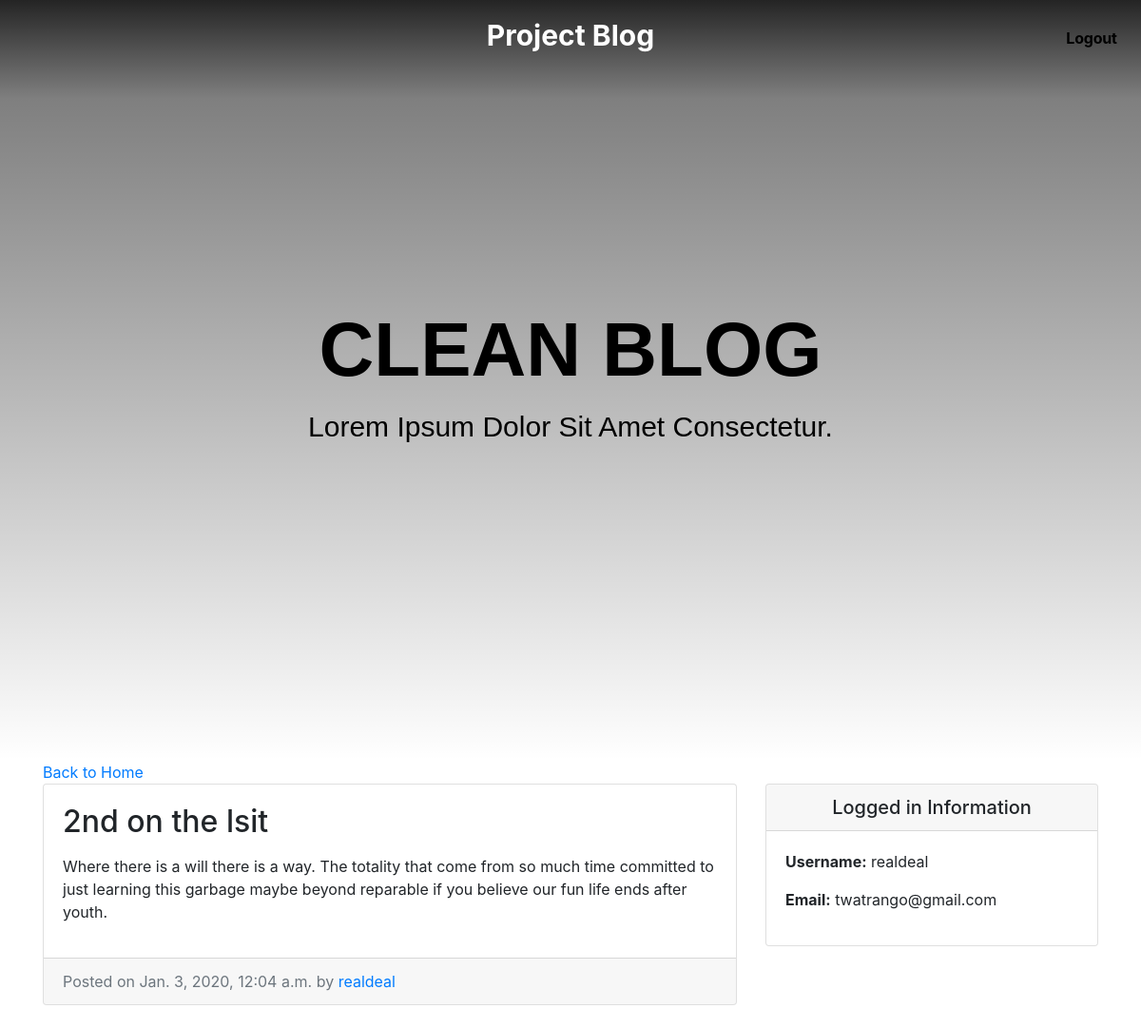
The page /entry/2/ (signed in) on the database its author committed.
### entries/models.py (models this page shows, shortened)
class Entry(models.Model):
	entry_title = models.CharField(max_length=50)
	entry_text = models.TextField()
	entry_date = models.DateTimeField(auto_now_add=True)
	entry_author = models.ForeignKey(User, on_delete=models.CASCADE)
	class Meta:
		verbose_name_plural = "entries"

### entries/views.py (the view)
# urls.py: path('entry/<int:pk>/', EntryView.as_view(), name = "entry-detail"),
class EntryView(LoginRequiredMixin, DetailView):
	model = Entry
	template_name = 'entries/entry_detail.html'

### entries/templates/entries/entry_detail.html
{% extends "entries/base.html" %}
{% block content %}
      <div class="col-md-8">
        <a href="{% url 'blog-home' %}">Back to Home</a>
        <div class="card mb-4">
          <div class="card-body">
            <h2 class="card-title">{{ object.entry_title }}</h2>
            <p class="card-text">{{ object.entry_text|linebreaks }}</p>
          </div>
          <div class="card-footer text-muted">
            Posted on {{ object.entry_date }} by
            <a href="#">{{ object.entry_author }}</a>
          </div>
        </div>
      </div>
{% endblock %}

### entries/templates/entries/base.html (shortened to what this page needs)
{% load static %}
<!DOCTYPE html>
<html lang="en">
<head>
	<link rel="stylesheet" type="text/css" href="{% static 'entries/css/style.css' %}">
	<link rel="stylesheet" href="https://stackpath.bootstrapcdn.com/bootstrap/4.3.1/css/bootstrap.min.css">
</head>
<body>
  <section id="navigation">
    <div class="bg-image">
      <div class="bw-gradient">
        <div class="container">
          <div class="row">
            <div class="col-sm-12 header">
              <h1 class="text-center text-uppercase">clean blog</h1>
              <p class="text-center text-capitalize">Lorem ipsum dolor sit amet consectetur.</p>
            </div>
          </div>
        </div>
      </div>
      <div class="header">
        <div class="sub-header text-capitalize font-weight-bold">
          <div class="logo">
            <a href="{% url 'blog-home' %}">Project Blog</a>
          </div>
          <ul class="right-menu">
            <li><a href="{% url 'logout' %}">Logout<a></li>
          </ul>
        </div>
      </div>
    </div>
  </section>
  <section>
	<div class="container">
		<div class="row">
		  {% block content %} {% endblock %}
		<div class="col-md-4">
			<div class="card my-4">
				<h5 class="card-header text-center">Logged in Information</h5>
		        <div class="card-body">
		          <ul class="list-unstyled mb-0">
		            <li>
		              <p> <strong>Username:</strong> {{user.username}}</p>
		            </li>
		            <li>
		              <p> <strong>Email:</strong> {{user.email}}</p>
		            </li>
		          </ul>
		        </div>
			</div>
		</div>
		</div>
	</div>
  </section>
</body>
</html>

### entries/static/entries/css/style.css (style rules this page uses)
* { margin: 0; padding: 0; }
#navigation .bg-image { background-position: center; background-repeat: no-repeat; background-size: cover; height: 100vh; }
#navigation .bw-gradient { width: 100%; height: 100vh; position: absolute; background: -moz-linear-gradient(top, rgba(0,0,0,0.86) 0%, rgba(0,0,0,0.5) 13%, rgba(0,0,0,0) 100%); background: -webkit-linear-gradient(top, rgba(0,0,0,0.86) 0%,rgba(0,0,0,0.5) 13%,rgba(0,0,0,0) 100%); background: linear-gradient(to bottom, rgba(0,0,0,0.86) 0%,rgba(0,0,0,0.5) 13%,rgba(0,0,0,0) 100%); filter: progid:DXImageTransform.Microsoft.gradient( startColorstr='#db000000', endColorstr='#00000000',GradientType=0 ); }
#navigation .bw-gradient .container { position: absolute; top: 40%; left: 50%; transform: translate(-50%, -50%); font-family: sans-serif; color: #000; }
#navigation .bw-gradient .container h1 { font-size: 80px; font-weight: 900; }
#navigation .bw-gradient .container p { font-size: 30px; font-weight: 500px; margin-top: 10px; }
#navigation .header { position: fixed; width: 100%; height: 70px; z-index: 100; }
#navigation .sub-header .logo a { position: absolute; font-size: 30px; left: 50%; transform: translate(-50%); text-decoration: none; color: #fff; top: 15px; }
#navigation .sub-header .right-menu { float: right; }
#navigation .sub-header ul li { float: left; list-style: none; min-width: 100px; height: 30px; line-height: 30px; margin: 20px 2px; padding: 0 7px; }
#navigation .sub-header ul li a { display: block; text-align: center; border-radius: 10px; letter-spacing: -0.2px; text-decoration: none; color: #000; padding: 5px; }
@media screen and (max-width:1200px) { #navigation .sub-header { width: 100%; } }
::placeholder { font-size: 20px; font-weight: bold; }

### rows shown on the page
Entry: entry_title "2nd on the lsit", entry_text "Where there is a will there is a way. The totality that come from so much time committed to just learning this garbage maybe beyond reparable if you believe our fun life ends after youth.", entry_date "Jan. 3, 2020, 12:04 a.m.", entry_author "realdeal"

### other values the page prints
{{ user.username }} "realdeal"
{{ user.email }} "twatrango@gmail.com"
